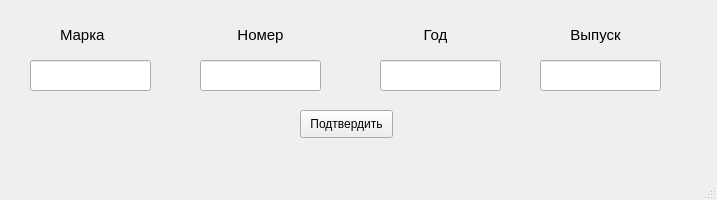
<?xml version="1.0" encoding="UTF-8"?>
<ui version="4.0">
 <class>helper</class>
 <widget class="QMainWindow" name="helper">
  <property name="geometry">
   <rect>
    <x>0</x>
    <y>0</y>
    <width>717</width>
    <height>200</height>
   </rect>
  </property>
  <property name="windowTitle">
   <string>MainWindow</string>
  </property>
  <widget class="QWidget" name="centralwidget">
   <widget class="QLabel" name="label">
    <property name="geometry">
     <rect>
      <x>60</x>
      <y>20</y>
      <width>71</width>
      <height>31</height>
     </rect>
    </property>
    <property name="text">
     <string>&lt;html&gt;&lt;head/&gt;&lt;body&gt;&lt;p&gt;&lt;span style=&quot; font-size:11pt;&quot;&gt;Марка&lt;/span&gt;&lt;/p&gt;&lt;/body&gt;&lt;/html&gt;</string>
    </property>
   </widget>
   <widget class="QLineEdit" name="lineEdit">
    <property name="geometry">
     <rect>
      <x>30</x>
      <y>60</y>
      <width>121</width>
      <height>31</height>
     </rect>
    </property>
   </widget>
   <widget class="QLineEdit" name="lineEdit_2">
    <property name="geometry">
     <rect>
      <x>380</x>
      <y>60</y>
      <width>121</width>
      <height>31</height>
     </rect>
    </property>
   </widget>
   <widget class="QLineEdit" name="lineEdit_3">
    <property name="geometry">
     <rect>
      <x>200</x>
      <y>60</y>
      <width>121</width>
      <height>31</height>
     </rect>
    </property>
   </widget>
   <widget class="QLabel" name="label_2">
    <property name="geometry">
     <rect>
      <x>220</x>
      <y>20</y>
      <width>81</width>
      <height>31</height>
     </rect>
    </property>
    <property name="text">
     <string>&lt;html&gt;&lt;head/&gt;&lt;body&gt;&lt;p align=&quot;center&quot;&gt;&lt;span style=&quot; font-size:11pt;&quot;&gt;Номер&lt;/span&gt;&lt;/p&gt;&lt;/body&gt;&lt;/html&gt;</string>
    </property>
   </widget>
   <widget class="QLabel" name="label_3">
    <property name="geometry">
     <rect>
      <x>400</x>
      <y>20</y>
      <width>71</width>
      <height>31</height>
     </rect>
    </property>
    <property name="text">
     <string>&lt;html&gt;&lt;head/&gt;&lt;body&gt;&lt;p align=&quot;center&quot;&gt;&lt;span style=&quot; font-size:11pt;&quot;&gt;Год&lt;/span&gt;&lt;/p&gt;&lt;/body&gt;&lt;/html&gt;</string>
    </property>
   </widget>
   <widget class="QPushButton" name="pushButton">
    <property name="geometry">
     <rect>
      <x>300</x>
      <y>110</y>
      <width>93</width>
      <height>28</height>
     </rect>
    </property>
    <property name="text">
     <string>Подтвердить</string>
    </property>
   </widget>
   <widget class="QLabel" name="label_4">
    <property name="geometry">
     <rect>
      <x>560</x>
      <y>20</y>
      <width>71</width>
      <height>31</height>
     </rect>
    </property>
    <property name="text">
     <string>&lt;html&gt;&lt;head/&gt;&lt;body&gt;&lt;p align=&quot;center&quot;&gt;&lt;span style=&quot; font-size:11pt;&quot;&gt;Выпуск&lt;/span&gt;&lt;/p&gt;&lt;/body&gt;&lt;/html&gt;</string>
    </property>
   </widget>
   <widget class="QLineEdit" name="lineEdit_4">
    <property name="geometry">
     <rect>
      <x>540</x>
      <y>60</y>
      <width>121</width>
      <height>31</height>
     </rect>
    </property>
   </widget>
  </widget>
  <widget class="QStatusBar" name="statusbar"/>
 </widget>
 <resources/>
 <connections/>
</ui>
